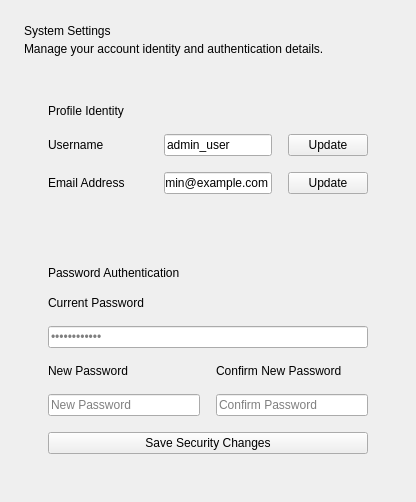
          <widget class="QWidget" name="settings_view">
           <layout class="QVBoxLayout" name="verticalLayout_settings_page">
            <property name="spacing">
             <number>24</number>
            </property>
            <property name="leftMargin">
             <number>24</number>
            </property>
            <property name="topMargin">
             <number>24</number>
            </property>
            <property name="rightMargin">
             <number>24</number>
            </property>
            <property name="bottomMargin">
             <number>24</number>
            </property>
            <item>
             <layout class="QVBoxLayout" name="settingsHeader">
              <property name="spacing">
               <number>4</number>
              </property>
              <item>
               <widget class="QLabel" name="lbl_settings_title">
                <property name="text">
                 <string>System Settings</string>
                </property>
               </widget>
              </item>
              <item>
               <widget class="QLabel" name="lbl_settings_sub">
                <property name="text">
                 <string>Manage your account identity and authentication details.</string>
                </property>
               </widget>
              </item>
             </layout>
            </item>
            <item>
             <widget class="QFrame" name="card_settings_profile">
              <layout class="QVBoxLayout" name="verticalLayout_profile_card">
               <property name="spacing">
                <number>16</number>
               </property>
               <property name="leftMargin">
                <number>24</number>
               </property>
               <property name="topMargin">
                <number>24</number>
               </property>
               <property name="rightMargin">
                <number>24</number>
               </property>
               <property name="bottomMargin">
                <number>24</number>
               </property>
               <item>
                <widget class="QLabel" name="lbl_profile_title">
                 <property name="text">
                  <string>Profile Identity</string>
                 </property>
                </widget>
               </item>
               <item>
                <layout class="QHBoxLayout" name="usernameLayout">
                 <item>
                  <widget class="QLabel" name="lbl_username_label">
                   <property name="minimumSize">
                    <size>
                     <width>100</width>
                     <height>0</height>
                    </size>
                   </property>
                   <property name="text">
                    <string>Username</string>
                   </property>
                  </widget>
                 </item>
                 <item>
                  <widget class="QLineEdit" name="txt_username">
                   <property name="text">
                    <string>admin_user</string>
                   </property>
                   <property name="placeholderText">
                    <string>Enter username</string>
                   </property>
                  </widget>
                 </item>
                 <item>
                  <widget class="QPushButton" name="btn_update_username">
                   <property name="cursor">
                    <cursorShape>PointingHandCursor</cursorShape>
                   </property>
                   <property name="text">
                    <string>Update</string>
                   </property>
                  </widget>
                 </item>
                </layout>
               </item>
               <item>
                <layout class="QHBoxLayout" name="emailLayout">
                 <item>
                  <widget class="QLabel" name="lbl_email_label">
                   <property name="minimumSize">
                    <size>
                     <width>100</width>
                     <height>0</height>
                    </size>
                   </property>
                   <property name="text">
                    <string>Email Address</string>
                   </property>
                  </widget>
                 </item>
                 <item>
                  <widget class="QLineEdit" name="txt_email">
                   <property name="text">
                    <string>admin@example.com</string>
                   </property>
                   <property name="placeholderText">
                    <string>Enter email</string>
                   </property>
                  </widget>
                 </item>
                 <item>
                  <widget class="QPushButton" name="btn_update_email">
                   <property name="cursor">
                    <cursorShape>PointingHandCursor</cursorShape>
                   </property>
                   <property name="text">
                    <string>Update</string>
                   </property>
                  </widget>
                 </item>
                </layout>
               </item>
              </layout>
             </widget>
            </item>
            <item>
             <widget class="QFrame" name="card_settings_password">
              <layout class="QVBoxLayout" name="verticalLayout_password_card">
               <property name="spacing">
                <number>16</number>
               </property>
               <property name="leftMargin">
                <number>24</number>
               </property>
               <property name="topMargin">
                <number>24</number>
               </property>
               <property name="rightMargin">
                <number>24</number>
               </property>
               <property name="bottomMargin">
                <number>24</number>
               </property>
               <item>
                <widget class="QLabel" name="lbl_password_title">
                 <property name="text">
                  <string>Password Authentication</string>
                 </property>
                </widget>
               </item>
               <item>
                <layout class="QVBoxLayout" name="currentPasswordLayout">
                 <item>
                  <widget class="QLabel" name="lbl_current_password">
                   <property name="text">
                    <string>Current Password</string>
                   </property>
                  </widget>
                 </item>
                 <item>
                  <widget class="QLineEdit" name="txt_current_password">
                   <property name="echoMode">
                    <enum>QLineEdit::Password</enum>
                   </property>
                   <property name="placeholderText">
                    <string>••••••••••••</string>
                   </property>
                  </widget>
                 </item>
                </layout>
               </item>
               <item>
                <layout class="QHBoxLayout" name="newConfirmLayout">
                 <item>
                  <layout class="QVBoxLayout" name="newPasswordLayout">
                   <item>
                    <widget class="QLabel" name="lbl_new_password">
                     <property name="text">
                      <string>New Password</string>
                     </property>
                    </widget>
                   </item>
                   <item>
                    <widget class="QLineEdit" name="txt_new_password">
                     <property name="echoMode">
                      <enum>QLineEdit::Password</enum>
                     </property>
                     <property name="placeholderText">
                      <string>New Password</string>
                     </property>
                    </widget>
                   </item>
                  </layout>
                 </item>
                 <item>
                  <layout class="QVBoxLayout" name="confirmPasswordLayout">
                   <item>
                    <widget class="QLabel" name="lbl_confirm_password">
                     <property name="text">
                      <string>Confirm New Password</string>
                     </property>
                    </widget>
                   </item>
                   <item>
                    <widget class="QLineEdit" name="txt_confirm_password">
                     <property name="echoMode">
                      <enum>QLineEdit::Password</enum>
                     </property>
                     <property name="placeholderText">
                      <string>Confirm Password</string>
                     </property>
                    </widget>
                   </item>
                  </layout>
                 </item>
                </layout>
               </item>
               <item>
                <widget class="QPushButton" name="btn_save_security">
                 <property name="cursor">
                  <cursorShape>PointingHandCursor</cursorShape>
                 </property>
                 <property name="text">
                  <string>Save Security Changes</string>
                 </property>
                </widget>
               </item>
              </layout>
             </widget>
            </item>
           </layout>
          </widget>
